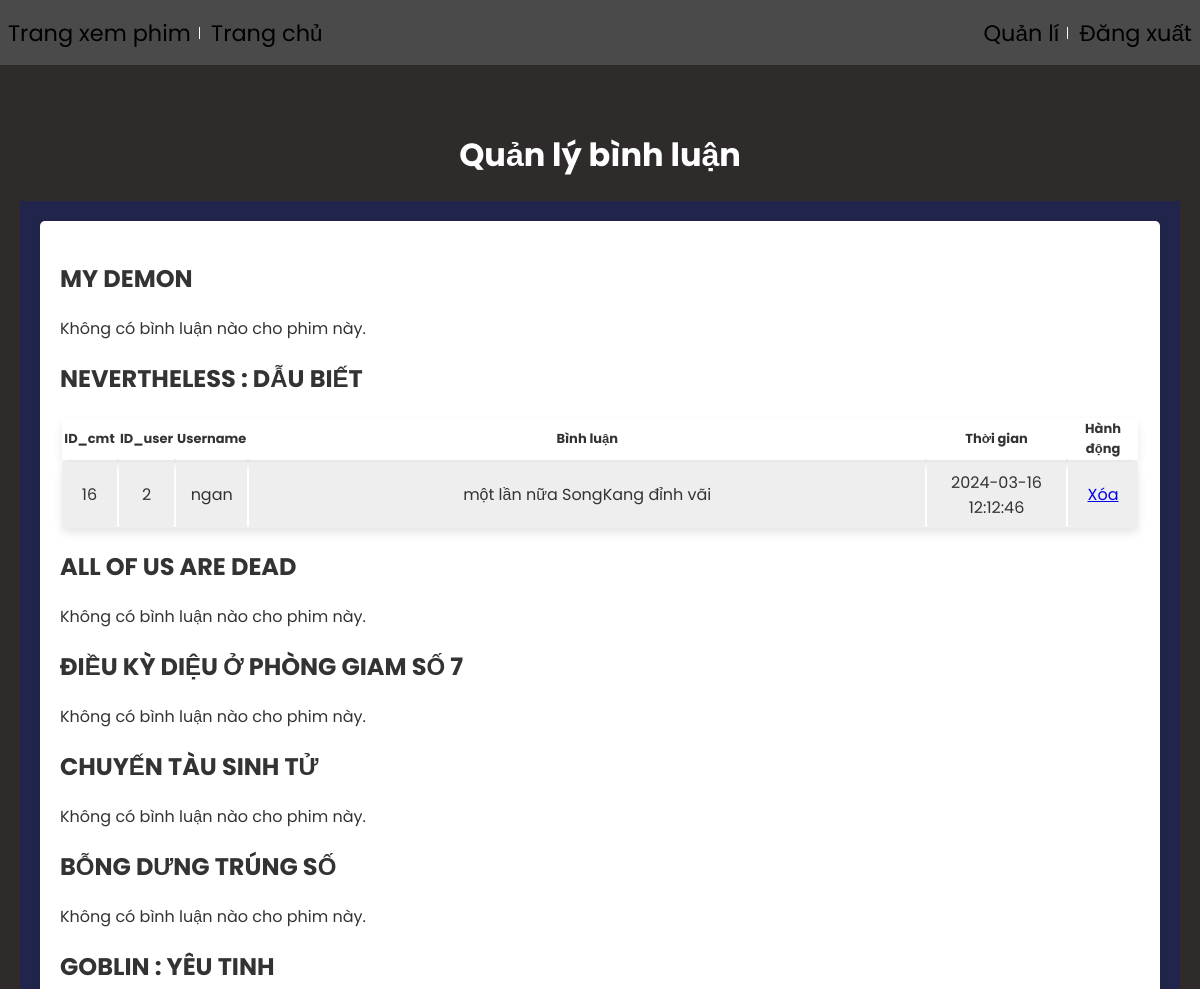
/admin.php?pid=10 (signed in, upper part), run on an earlier commit of the app's database.
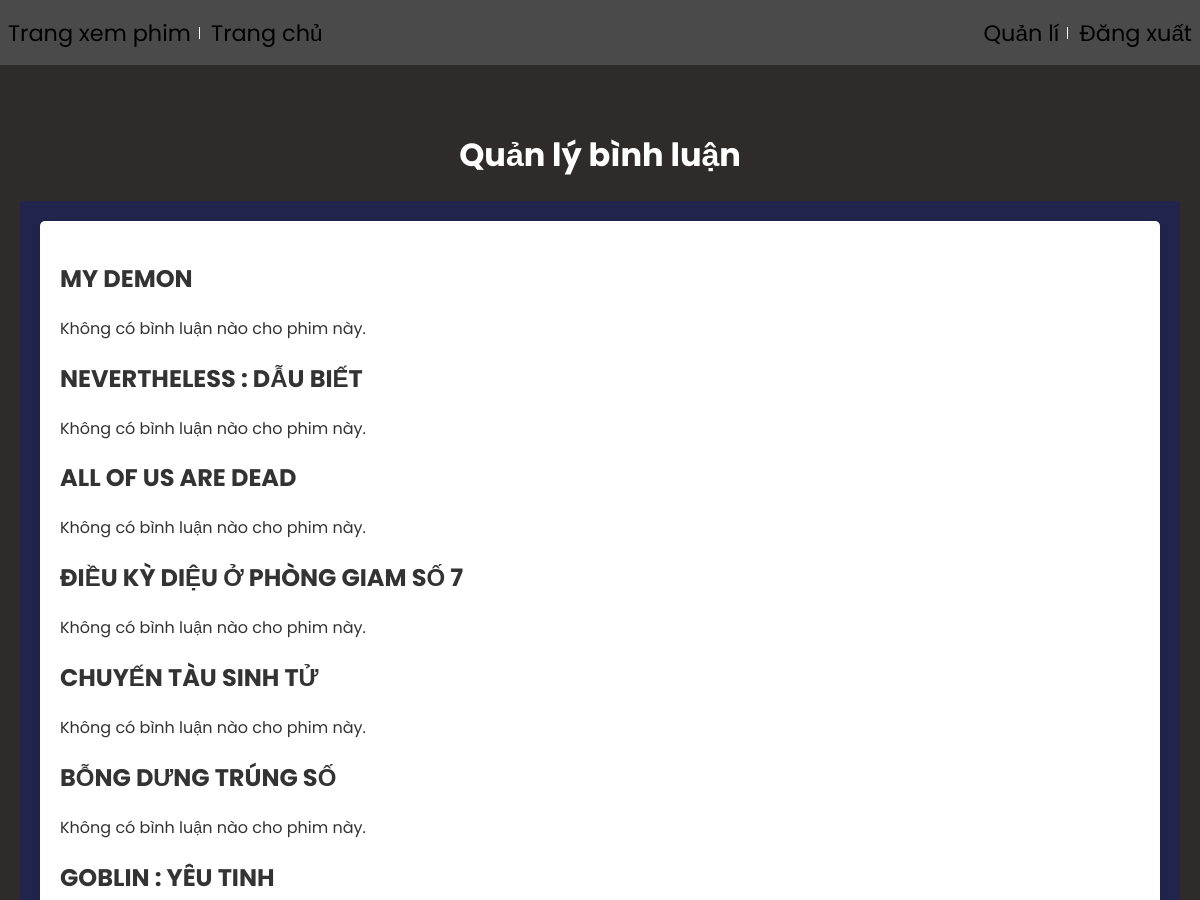
And on a later commit of the database.
### tables this page shows
CREATE TABLE `phim` (
  `maPhim` int(11) NOT NULL,
  `Ten` varchar(300) NOT NULL,
  `Quoc_Gia` varchar(100) NOT NULL,
  `MaTheloai` int(11) NOT NULL,
  `Phan_Loai` varchar(100) DEFAULT NULL,
  `Dien_Vien` varchar(300) NOT NULL,
  `Nam` int(11) NOT NULL,
  `Thoi_Luong` varchar(100) NOT NULL,
  `Noi_Dung` varchar(2000) NOT NULL,
  `Ngon_Ngu` varchar(100) NOT NULL,
  `hinhanh` varchar(100) NOT NULL,
  `trailerlink` varchar(1000) NOT NULL,
  `linkphim` text NOT NULL
);

CREATE TABLE `comment` (
  `id_comment` int(11) NOT NULL,
  `id_product` int(11) NOT NULL,
  `id_user` int(255) NOT NULL,
  `date_comment` datetime NOT NULL DEFAULT current_timestamp(),
  `article` varchar(255) NOT NULL
);

CREATE TABLE `users` (
  `id` int(255) NOT NULL,
  `name` varchar(255) NOT NULL,
  `email` varchar(255) NOT NULL,
  `password` varchar(255) NOT NULL,
  `user_type` varchar(255) NOT NULL DEFAULT 'user'
);

### admin/qlicmt.php (the view)
<?php
    $link = new mysqli("localhost", "root", "", "webphim");
    $sqlMovies = "SELECT * FROM phim";
    $resultMovies = $link->query($sqlMovies);
?>
<br>
<h1 align="center" style="color: white;"><b>Quản lý bình luận</b></h1>
<div class="cmt">
    <form method="" action="">
        <?php while ($movie = $resultMovies->fetch_assoc()) { ?>
            <h2><?php echo $movie['Ten']; ?></h2>
            <?php
                $movieId = $movie['maPhim'];
                $sqlComments = "SELECT comment.*, users.name AS username, comment.id_user AS id_user FROM comment
                                INNER JOIN users ON comment.id_user = users.id
                                WHERE comment.id_product = $movieId";
                $resultComments = $link->query($sqlComments);
                if ($resultComments->num_rows > 0) {
            ?>
                    <table >
                        <tr style="font-size: small;">
                            <th style="width:55px; height: 40px;">ID_cmt</th>
                            <th style="width:55px; height: 40px;">ID_user</th>
                            <th style="width:71px; height: 40px;">Username</th>
                            <th style="width:200; height: 40px;">Bình luận</th>
                            <th style="width:139px; height: 40px;">Thời gian</th>
                            <th style="width:70px; height: 40px;">Hành động</th>
                        </tr>
                        <?php while ($comment = $resultComments->fetch_assoc()) { ?>
                            <tr align="center">
                                <td><?php echo $comment["id_comment"]; ?></td>
                                <td><?php echo $comment["id_user"]; ?></td>
                                <td><?php echo $comment["username"]; ?></td>
                                <td><?php echo $comment["article"]; ?></td>
                                <td><?php echo $comment["date_comment"]; ?></td>
                                <td><a onclick="return confirm('Bạn có muốn xoá bình luận này không?')" href="admin.php?pid=9&id=<?php echo $comment['id_comment']; ?>">Xóa</a></td>
                            </tr>
                        <?php
                        } ?>
                    </table>
                <?php
                    }else {
                        echo "Không có bình luận nào cho phim này.";
                    }
                }
                ?>
    </form>
    </div>
</div>

What changed in the data, as far as the page shows it:
removed comment: id_comment "16", id_user "2", id_user.name "ngan", article "một lần nữa SongKang đỉnh vãi", date_comment "2024-03-16 12:12:46", shown under phim "NEVERTHELESS : DẪU BIẾT"
computed for phim "NEVERTHELESS : DẪU BIẾT": text "ID_cmt ID_user Username Bình luận Thời gian Hành động" → "Không có bình luận nào cho phim này."
